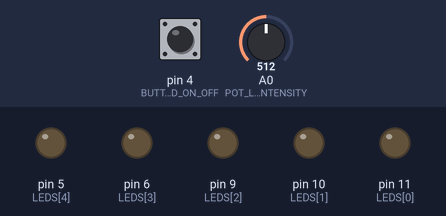
A sketch run on a simulated Arduino Uno, built with avr-gcc and run on an emulated ATmega328P. Shown: output pins drawn as LEDs (lit = HIGH). Dashed ring = blinking. Inputs (shaded band) come from the test bench; at power-on: pin 4 (BUTTON_LED_ON_OFF) LOW, A0 (POT_LED_INTENSITY) = 512.

Above: at 4.9 s.
5.0 s: pin 4 (BUTTON_LED_ON_OFF) pulled HIGH for 0.15 s
At 5.62 s:
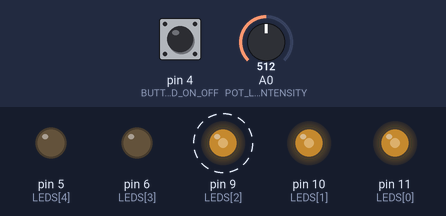
At 6.12 s:
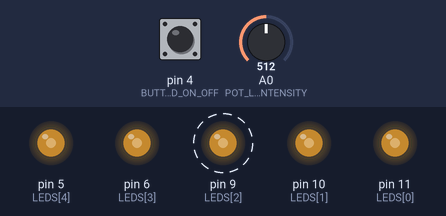
8.0 s: pin 4 (BUTTON_LED_ON_OFF) pulled HIGH for 3.2 s
12.7 s: pin 4 (BUTTON_LED_ON_OFF) pulled HIGH for 1 s
At 14.07 s:
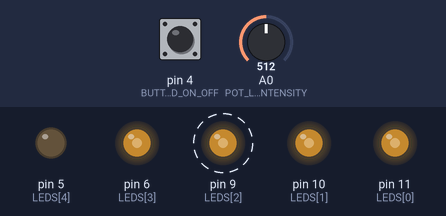
Timing chart, 0 to 18.6 s (numbered marks = the images above; inputs shaded):
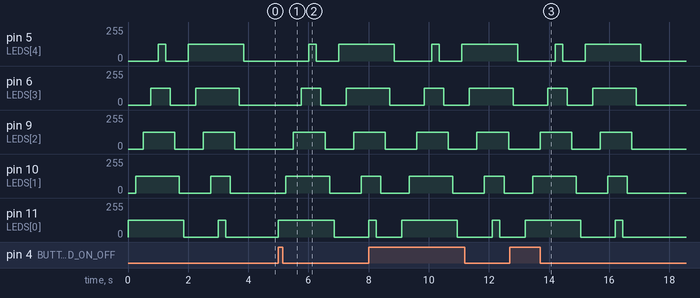

Measured:
- after the input at 5.0 s, pin 5 (LEDS[4]): 0/255 → 127/255 after 1.0 s, → 0/255 0.25 s later, → 127/255 0.75 s later; pin 6 (LEDS[3]): 0/255 → 127/255 after 0.75 s, → 0/255 0.65 s later, → 127/255 0.85 s later
- after the input at 12.7 s, pin 9 (LEDS[2]): alternates 127/255 for 1.1 s and 0/255 for 0.95 s, 4 changes in all, then stays 0/255, starting after 1.0 s; pin 10 (LEDS[1]): 0/255 → 127/255 after 0.75 s, → 0/255 1.5 s later, → 127/255 1.1 s later, → 0/255 0.65 s later
- by itself, pin 9 (LEDS[2]): alternates 127/255 for 1.1 s and 0/255 for 0.95 s

The sketch:

sketch_motion_led_with_pot_button_and_pwm_2.ino
```cpp
const short LEDS[] = {11, 10, 9, 6, 5}; // PWM
const short BUTTON_LED_ON_OFF = 4;
const short POT_LED_INTENSITY = A0;

void setup() {
  Serial.begin(9600);

  for (short i = 0; i < 5; i++) {
    pinMode(LEDS[i], OUTPUT);
  }

  pinMode(BUTTON_LED_ON_OFF, INPUT);
  pinMode(POT_LED_INTENSITY, INPUT);
}

void turnOnLeds(char dir, long ledBrightness) {
  if (dir == 'f') {
    for (short i = 0; i < 5; i++) {
      analogWrite(LEDS[i], ledBrightness);
      delay(250);
    }
  } else {
    for (short i = 4; i > -1; i--) {
      analogWrite(LEDS[i], ledBrightness);
      delay(250);
    }
  }
}

void turnOffLeds(char dir) {
  if (dir == 'f') {
    for (short i = 0; i < 5; i++) {
      analogWrite(LEDS[i], 0);
      delay(150);
    }
  } else {
    for (short i = 4; i > -1; i--) {
      analogWrite(LEDS[i], 0);
      delay(150);
    }
  }
}

void loop() {
  const short buttonReading = digitalRead(BUTTON_LED_ON_OFF);
  const short potLedIntensityReading = analogRead(POT_LED_INTENSITY);
  const long ledBrightness = map(potLedIntensityReading, 0, 1023, 0, 255);
  static bool toggleButton = true;

  if (buttonReading == HIGH) {
    toggleButton = !toggleButton;
  }

  if (toggleButton) {
    turnOnLeds('f', ledBrightness);
    turnOffLeds('b');
    turnOnLeds('b', ledBrightness);
    turnOffLeds('f');
    toggleButton = !toggleButton;
  }

  delay(100);
}
```
